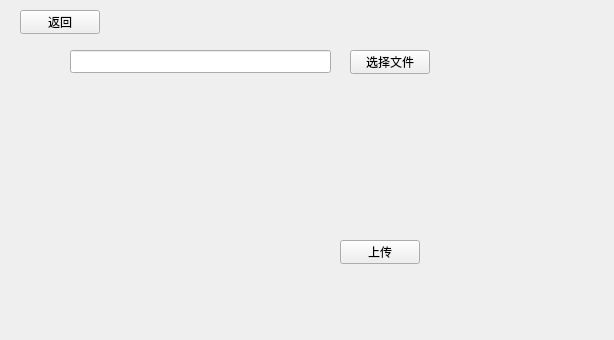
<?xml version="1.0" encoding="UTF-8"?>
<ui version="4.0">
 <class>FileUploads</class>
 <widget class="QWidget" name="FileUploads">
  <property name="geometry">
   <rect>
    <x>0</x>
    <y>0</y>
    <width>614</width>
    <height>340</height>
   </rect>
  </property>
  <property name="windowTitle">
   <string>Form</string>
  </property>
  <widget class="QLineEdit" name="lineEdit_filePath">
   <property name="geometry">
    <rect>
     <x>70</x>
     <y>50</y>
     <width>261</width>
     <height>23</height>
    </rect>
   </property>
  </widget>
  <widget class="QPushButton" name="pushButton_filePath">
   <property name="geometry">
    <rect>
     <x>350</x>
     <y>50</y>
     <width>80</width>
     <height>24</height>
    </rect>
   </property>
   <property name="text">
    <string>选择文件</string>
   </property>
  </widget>
  <widget class="QPushButton" name="pushButton_uploads">
   <property name="geometry">
    <rect>
     <x>340</x>
     <y>240</y>
     <width>80</width>
     <height>24</height>
    </rect>
   </property>
   <property name="text">
    <string>上传</string>
   </property>
  </widget>
  <widget class="QPushButton" name="pushButton_to_mainWindows">
   <property name="geometry">
    <rect>
     <x>20</x>
     <y>10</y>
     <width>80</width>
     <height>24</height>
    </rect>
   </property>
   <property name="text">
    <string>返回</string>
   </property>
  </widget>
 </widget>
 <resources/>
 <connections/>
</ui>
